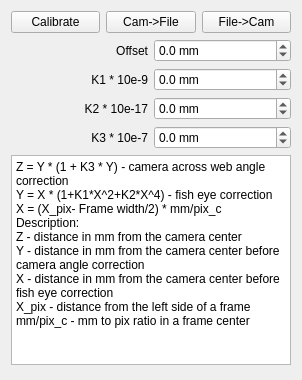
          <widget class="QWidget" name="cam2Page">
           <property name="geometry">
            <rect>
             <x>0</x>
             <y>0</y>
             <width>300</width>
             <height>380</height>
            </rect>
           </property>
           <attribute name="label">
            <string>Camera 2</string>
           </attribute>
           <layout class="QVBoxLayout" name="verticalLayout">
            <item>
             <layout class="QHBoxLayout" name="horizontalLayout">
              <item>
               <widget class="QPushButton" name="rCalibButton">
                <property name="text">
                 <string>Calibrate</string>
                </property>
               </widget>
              </item>
              <item>
               <widget class="QPushButton" name="saveCam2Button">
                <property name="text">
                 <string>Cam-&gt;File</string>
                </property>
               </widget>
              </item>
              <item>
               <widget class="QPushButton" name="loadCam2Button">
                <property name="text">
                 <string>File-&gt;Cam</string>
                </property>
               </widget>
              </item>
             </layout>
            </item>
            <item>
             <layout class="QGridLayout" name="gridLayout">
              <item row="3" column="0">
               <widget class="QLabel" name="label_25">
                <property name="text">
                 <string>K2 * 10e-17</string>
                </property>
                <property name="alignment">
                 <set>Qt::AlignRight|Qt::AlignTrailing|Qt::AlignVCenter</set>
                </property>
               </widget>
              </item>
              <item row="2" column="1">
               <widget class="QDoubleSpinBox" name="cam2k1Box">
                <property name="suffix">
                 <string> mm</string>
                </property>
                <property name="decimals">
                 <number>1</number>
                </property>
                <property name="minimum">
                 <double>-1000.000000000000000</double>
                </property>
                <property name="maximum">
                 <double>1000.000000000000000</double>
                </property>
               </widget>
              </item>
              <item row="3" column="1">
               <widget class="QDoubleSpinBox" name="cam2k2Box">
                <property name="suffix">
                 <string> mm</string>
                </property>
                <property name="decimals">
                 <number>1</number>
                </property>
                <property name="minimum">
                 <double>-1000.000000000000000</double>
                </property>
                <property name="maximum">
                 <double>1000.000000000000000</double>
                </property>
               </widget>
              </item>
              <item row="1" column="1">
               <widget class="QDoubleSpinBox" name="cam2CenterBox">
                <property name="suffix">
                 <string> mm</string>
                </property>
                <property name="decimals">
                 <number>1</number>
                </property>
                <property name="minimum">
                 <double>-1000.000000000000000</double>
                </property>
                <property name="maximum">
                 <double>1000.000000000000000</double>
                </property>
               </widget>
              </item>
              <item row="1" column="0">
               <widget class="QLabel" name="label_23">
                <property name="text">
                 <string>Offset</string>
                </property>
                <property name="alignment">
                 <set>Qt::AlignRight|Qt::AlignTrailing|Qt::AlignVCenter</set>
                </property>
               </widget>
              </item>
              <item row="2" column="0">
               <widget class="QLabel" name="label_24">
                <property name="text">
                 <string>K1 * 10e-9</string>
                </property>
                <property name="alignment">
                 <set>Qt::AlignRight|Qt::AlignTrailing|Qt::AlignVCenter</set>
                </property>
               </widget>
              </item>
              <item row="4" column="0">
               <widget class="QLabel" name="label_26">
                <property name="text">
                 <string>K3 * 10e-7</string>
                </property>
                <property name="alignment">
                 <set>Qt::AlignRight|Qt::AlignTrailing|Qt::AlignVCenter</set>
                </property>
               </widget>
              </item>
              <item row="4" column="1">
               <widget class="QDoubleSpinBox" name="cam2k3Box">
                <property name="suffix">
                 <string> mm</string>
                </property>
                <property name="decimals">
                 <number>1</number>
                </property>
                <property name="minimum">
                 <double>-1000.000000000000000</double>
                </property>
                <property name="maximum">
                 <double>1000.000000000000000</double>
                </property>
               </widget>
              </item>
             </layout>
            </item>
            <item>
             <widget class="QPlainTextEdit" name="plainTextEdit_2">
              <property name="sizePolicy">
               <sizepolicy hsizetype="Fixed" vsizetype="MinimumExpanding">
                <horstretch>0</horstretch>
                <verstretch>0</verstretch>
               </sizepolicy>
              </property>
              <property name="minimumSize">
               <size>
                <width>280</width>
                <height>210</height>
               </size>
              </property>
              <property name="maximumSize">
               <size>
                <width>280</width>
                <height>210</height>
               </size>
              </property>
              <property name="plainText">
               <string>Z = Y * (1 + K3 * Y) - camera across web angle correction
Y = X * (1+K1*X^2+K2*X^4) - fish eye correction
X = (X_pix- Frame width/2) * mm/pix_c 
Description:
Z - distance in mm from the camera center
Y - distance in mm from the camera center before camera angle correction
X - distance in mm from the camera center before fish eye correction
X_pix - distance from the left side of a frame
mm/pix_c - mm to pix ratio in a frame center</string>
              </property>
             </widget>
            </item>
            <item>
             <spacer name="verticalSpacer_4">
              <property name="orientation">
               <enum>Qt::Vertical</enum>
              </property>
              <property name="sizeHint" stdset="0">
               <size>
                <width>20</width>
                <height>40</height>
               </size>
              </property>
             </spacer>
            </item>
           </layout>
          </widget>
